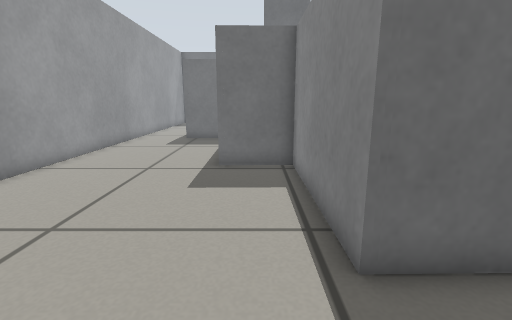
view 1 (above)

19 first-person views from a walk through a world built for the Gazebo simulator. The camera is 0.49 m above the floor, tilts 12° down and sees 85° across. The floor is counted in squares, 0.2 m on a side. Each view is taken from the middle of a square. On the plan, view 1 faces up. The plan holds only what a view shows up to about 18 squares ahead; the rest is blank.

view 2
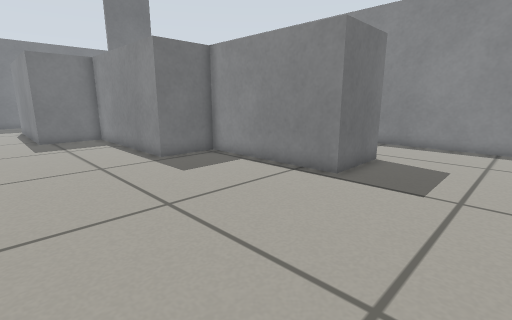

view 3
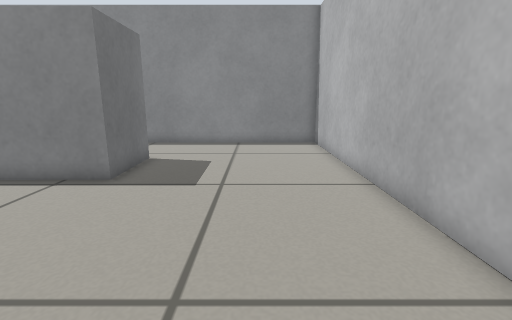

view 4
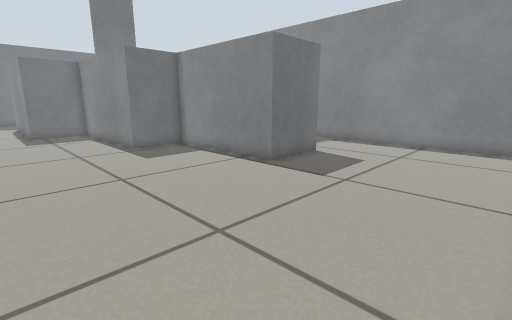

view 5
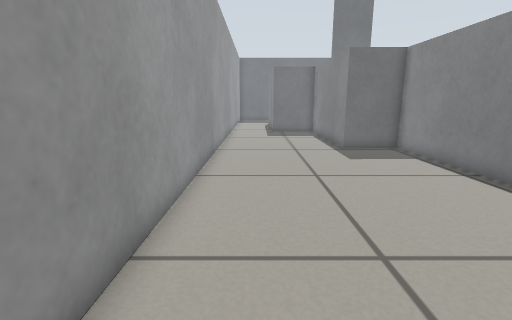

view 6
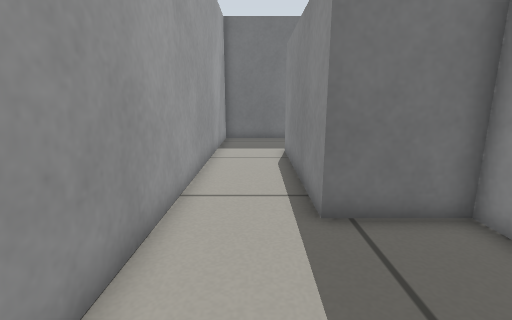

view 7
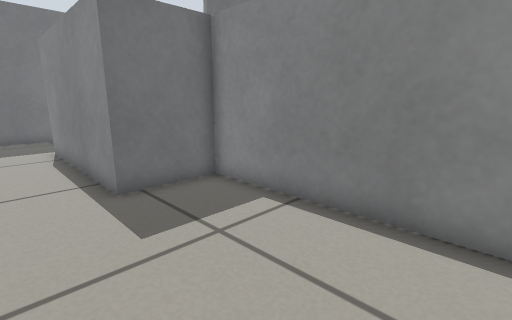

view 8
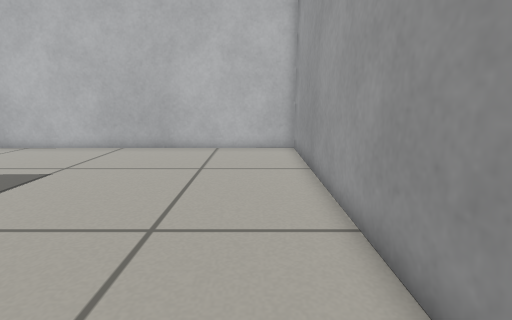

view 9
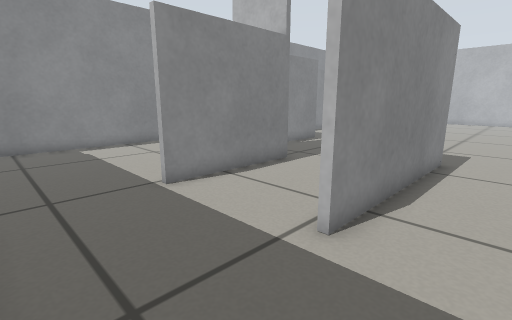

view 10
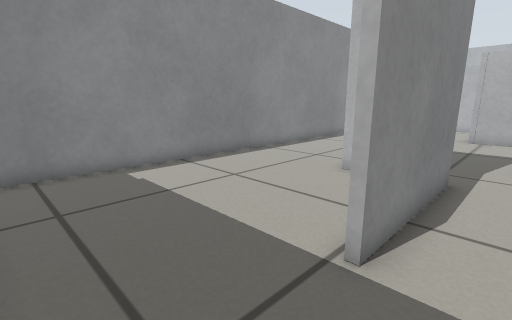

view 11
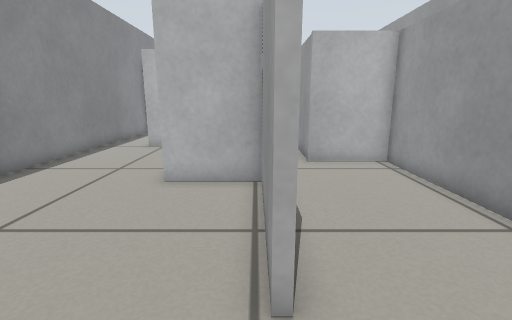

view 12
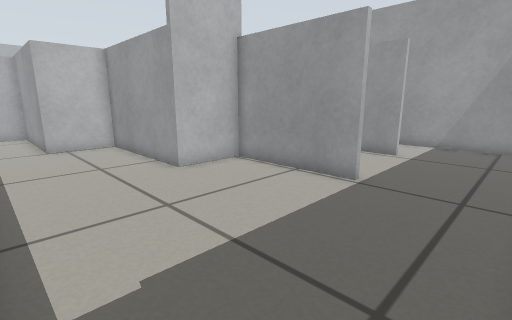

view 13
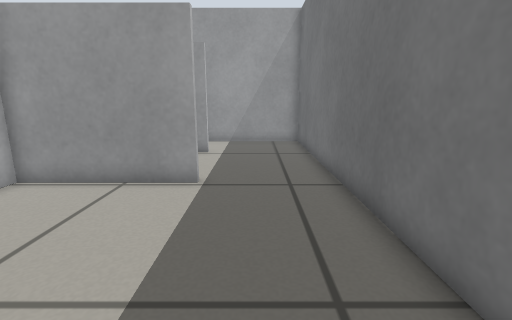

view 14
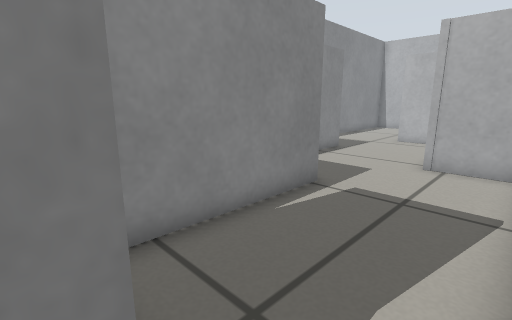

view 15
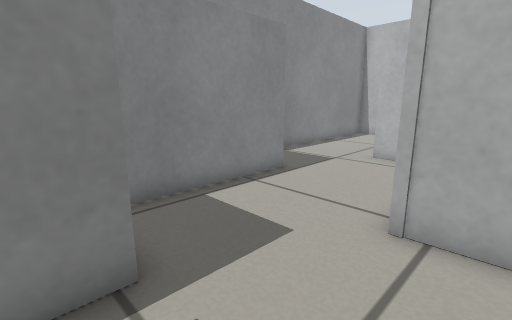

view 16
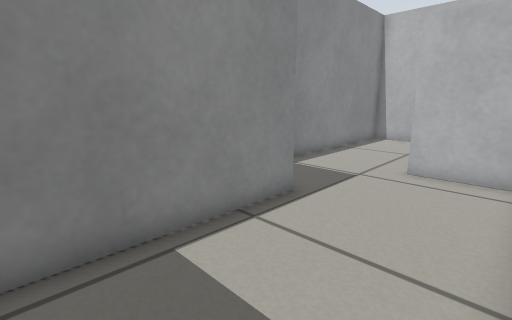

view 17
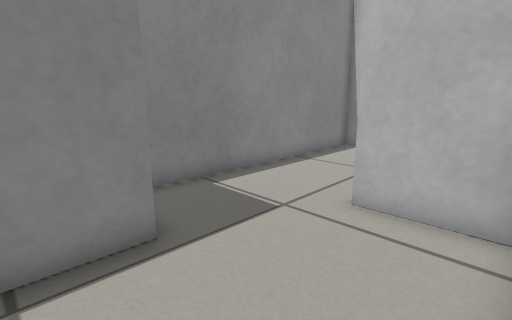

view 18
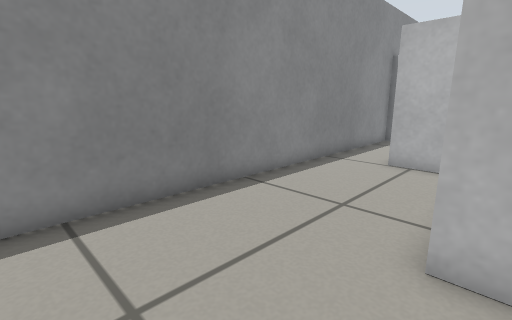

view 19
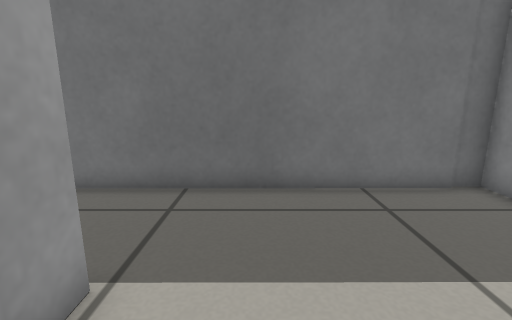

### Floor plan
Points are (right, up) in squares from view 1. A wall is a line through its corners. A room is listed if a view was taken in it or the views show most of it. See-through windows are left out.
Room 1 (views 1, 2, 3, 4, 5, 6, 7, 8, 9)
walls: (5, 3.6) (1.5, 3.6) (1.4, 10.5) (-1.4, 10.5) (-1.4, 18.5) (-4.6, 18.5) (-4.6, 26.7); (-4.5, 31.6) (-8, 31.6) (-8, -4.6) (9.5, -4.5) (9.5, 4.6)
ways out: opening at (-5, 29) to room 2; opening at (7, 4) to room 4
Room 2 (views 10, 11, 14)
walls: (-4.3, 26.7) (-4.4, 18.8) (-1.2, 18.8); (0.6, 21.4) (0.6, 27.3); (1.5, 31.6) (-4.5, 31.6)
ways out: opening at (-5, 29) to room 1; opening at (1, 29.5) to room 3; opening at (0, 20.5) to room 4
Room 3 (views 12, 13, 18, 19)
walls: (0.5, 21.7) (3.8, 21.7) (3.8, 15) (6.8, 15) (6.8, 8.2) (9.5, 8.2) (9.5, 31.6) (1.5, 31.6); (0.8, 27.2) (0.8, 21.6)
ways out: opening at (1, 29.5) to room 2
Room 4 (views 15, 16, 17)
walls: (3.6, 14.6) (3.6, 20.5); (6.6, 7.9) (6.6, 14.1); (-0.8, 10.7) (1.7, 10.8); (2, 3.8) (5, 3.9); (-1.2, 18.8) (-1.2, 15.8); (9.5, 4.6) (9.5, 6.8)
ways out: opening at (7, 4) to room 1; opening at (0, 20.5) to room 2

Positions as (right, up) in squares from view 1, and headings:
1: (0, 0), facing up
2: (-7, -1), facing up-right
3: (-7, -1), facing right
4: (-7, -4), facing up-right
5: (-6, -4), facing up
6: (-6, 13), facing up
7: (-7, 11), facing up-right
8: (-6, 10), facing down
9: (-7, 31), facing down-right
10: (-1, 31), facing down-right
11: (1, 30), facing down
12: (9, 31), facing down-left
13: (9, 29), facing left
14: (-1, 22), facing down-right
15: (0, 16), facing down-right
16: (2, 14), facing down-right
17: (2, 10), facing down-right
18: (3, 26), facing down-right
19: (3, 24), facing up
